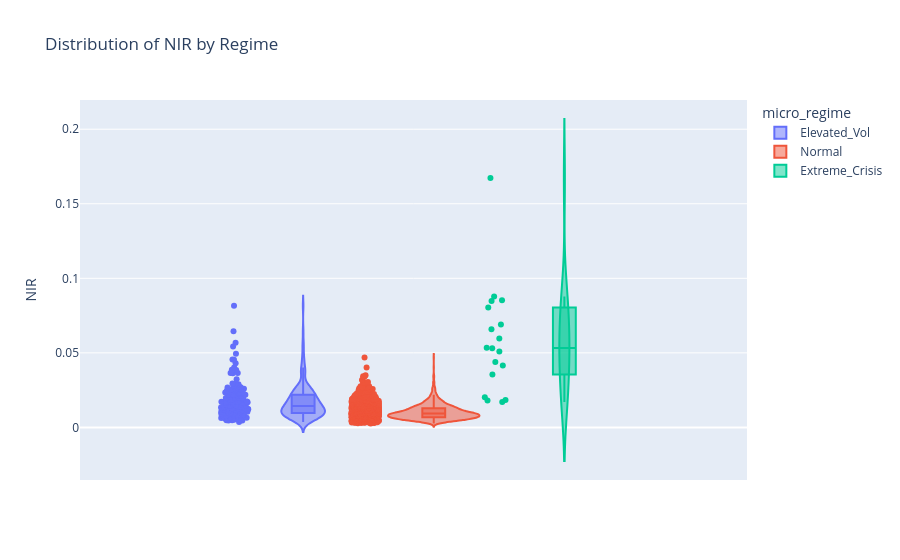
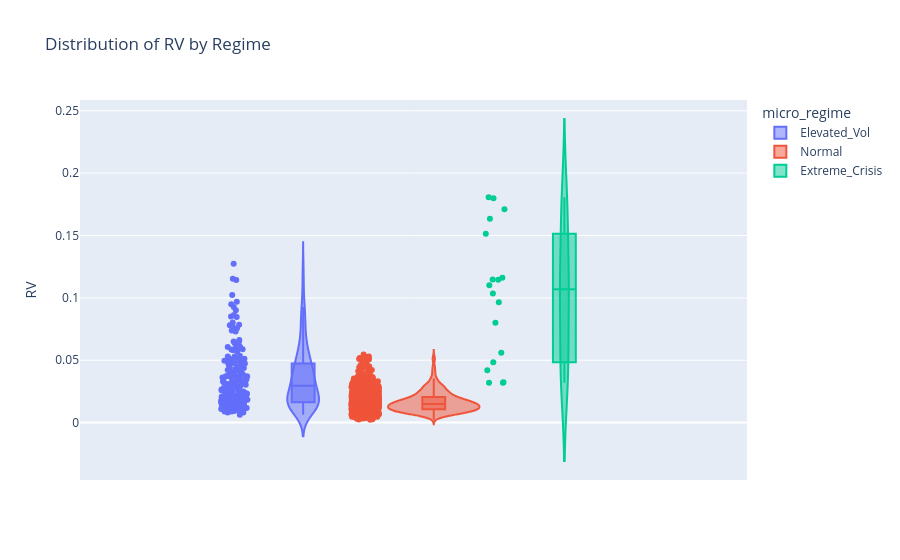
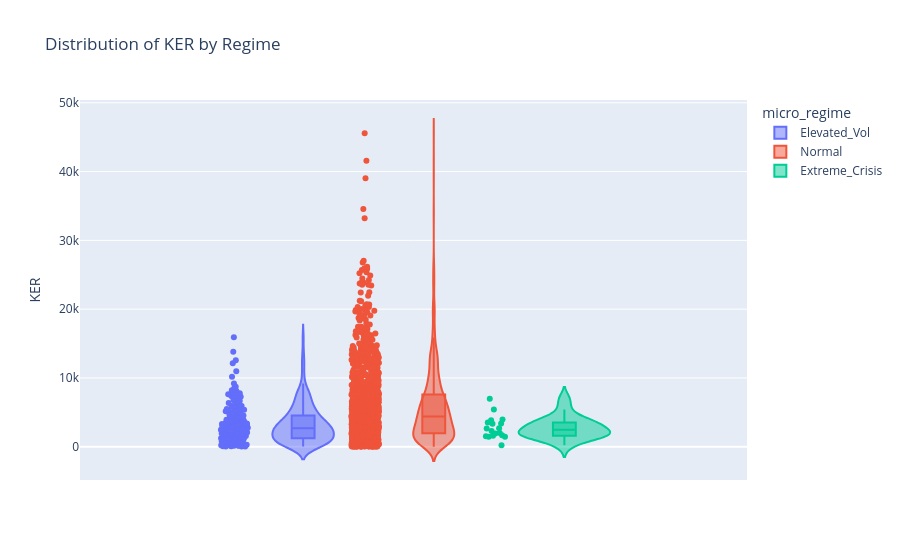
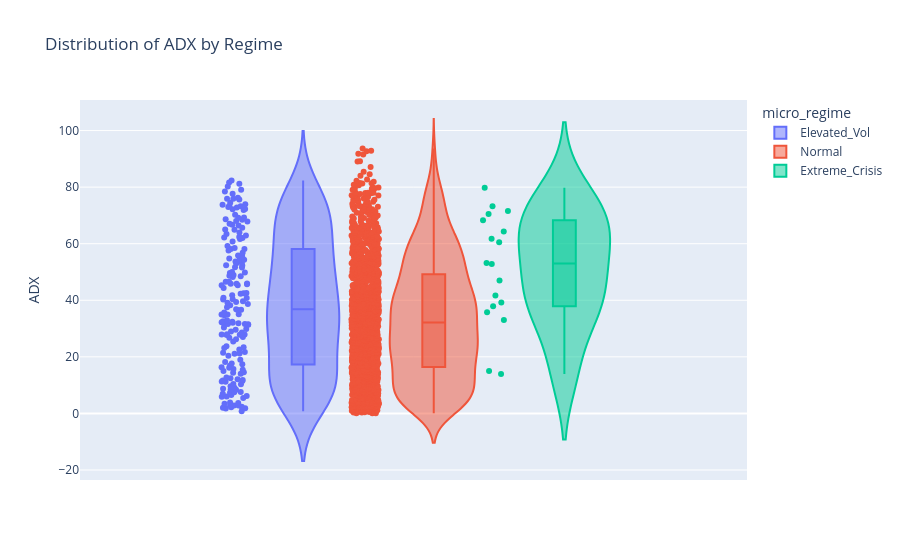

Write notebook code for charts like these, in order.
### Code cell
import plotly.express as px

def plot_graph_interactive(df):
    print(df["micro_regime"].value_counts())

    # ensure categorical regimes
    df = df.copy()
    df["micro_regime"] = df["micro_regime"].astype(str)

    for col in df.columns:
        if col == "micro_regime":
            continue

        if col.lower() == "close":
            # Scatter plot for Close
            fig = px.scatter(
                df,
                x=df.index,
                y=col,
                color="micro_regime",
                title=f"{col} vs Date (colored by regime)",
                labels={"x": "Date", col: col},
                opacity=0.7
            )
            fig.update_traces(marker=dict(size=4))
            fig.update_layout(
                legend_title_text="micro_regime",
                hovermode="x unified"
            )
        else:
            # Violin plot for numeric columns
            fig = px.violin(
                df,
                y=col,
                color="micro_regime",
                box=True,      # shows box inside violin
                points="all",  # show all points
                title=f"Distribution of {col} by Regime",
                hover_data=df.columns
            )
            fig.update_layout(
                legend_title_text="micro_regime"
            )

        fig.show()

# Usage
plot_graph_interactive(ufe.final_df)

### Figure 1 — Plotly figure (JSON) as saved in the notebook; plotly's stock layout.template omitted (floating-point values rounded to 4 significant figures; data arrays with more than 128 entries replaced by an {"elided": "..."} marker saying what was removed)
{"data": [{"alignmentgroup": "True", "box": {"visible": true}, "customdata": {"elided": "181x11 mixed values"}, "hovertemplate": "micro_regime=%{customdata[10]}<br>NIR=%{y}<br>RV=%{customdata[0]}<br>KER=%{customdata[1]}<br>ADX=%{customdata[2]}<br>Close=%{customdata[3]}<br>CCI=%{customdata[4]}<br>VIX=%{customdata[5]}<br>VIX_Change=%{customdata[6]}<br>NIR_VIX=%{customdata[7]}<br>VIX_smooth=%{customdata[8]}<br>VIX_ADX=%{customdata[9]}<extra></extra>", "legendgroup": "Elevated_Vol", "marker": {"color": "#636efa"}, "name": "Elevated_Vol", "offsetgroup": "Elevated_Vol", "orientation": "v", "points": "all", "scalegroup": "True", "showlegend": true, "type": "violin", "x0": " ", "xaxis": "x", "y": {"elided": "181 float values"}, "y0": " ", "yaxis": "y"}, {"alignmentgroup": "True", "box": {"visible": true}, "customdata": {"elided": "1394x11 mixed values"}, "hovertemplate": "micro_regime=%{customdata[10]}<br>NIR=%{y}<br>RV=%{customdata[0]}<br>KER=%{customdata[1]}<br>ADX=%{customdata[2]}<br>Close=%{customdata[3]}<br>CCI=%{customdata[4]}<br>VIX=%{customdata[5]}<br>VIX_Change=%{customdata[6]}<br>NIR_VIX=%{customdata[7]}<br>VIX_smooth=%{customdata[8]}<br>VIX_ADX=%{customdata[9]}<extra></extra>", "legendgroup": "Normal", "marker": {"color": "#EF553B"}, "name": "Normal", "offsetgroup": "Normal", "orientation": "v", "points": "all", "scalegroup": "True", "showlegend": true, "type": "violin", "x0": " ", "xaxis": "x", "y": {"elided": "1394 float values"}, "y0": " ", "yaxis": "y"}, {"alignmentgroup": "True", "box": {"visible": true}, "customdata": {"elided": "18x11 mixed values"}, "hovertemplate": "micro_regime=%{customdata[10]}<br>NIR=%{y}<br>RV=%{customdata[0]}<br>KER=%{customdata[1]}<br>ADX=%{customdata[2]}<br>Close=%{customdata[3]}<br>CCI=%{customdata[4]}<br>VIX=%{customdata[5]}<br>VIX_Change=%{customdata[6]}<br>NIR_VIX=%{customdata[7]}<br>VIX_smooth=%{customdata[8]}<br>VIX_ADX=%{customdata[9]}<extra></extra>", "legendgroup": "Extreme_Crisis", "marker": {"color": "#00cc96"}, "name": "Extreme_Crisis", "offsetgroup": "Extreme_Crisis", "orientation": "v", "points": "all", "scalegroup": "True", "showlegend": true, "type": "violin", "x0": " ", "xaxis": "x", "y": [0.01803, 0.03542, 0.01704, 0.01843, 0.04159, 0.0202, 0.05094, 0.1673, 0.04391, 0.05308, 0.08035, 0.08772, 0.08529, 0.06582, 0.0691, 0.08486, 0.0534, 0.05971], "y0": " ", "yaxis": "y"}], "layout": {"legend": {"title": {"text": "micro_regime"}, "tracegroupgap": 0}, "title": {"text": "Distribution of NIR by Regime"}, "violinmode": "group", "xaxis": {"anchor": "y", "domain": [0, 1]}, "yaxis": {"anchor": "x", "domain": [0, 1], "title": {"text": "NIR"}}}}

### Figure 2 — Plotly figure (JSON) as saved in the notebook; plotly's stock layout.template omitted (floating-point values rounded to 4 significant figures; data arrays with more than 128 entries replaced by an {"elided": "..."} marker saying what was removed)
{"data": [{"alignmentgroup": "True", "box": {"visible": true}, "customdata": {"elided": "181x11 mixed values"}, "hovertemplate": "micro_regime=%{customdata[10]}<br>RV=%{y}<br>NIR=%{customdata[0]}<br>KER=%{customdata[1]}<br>ADX=%{customdata[2]}<br>Close=%{customdata[3]}<br>CCI=%{customdata[4]}<br>VIX=%{customdata[5]}<br>VIX_Change=%{customdata[6]}<br>NIR_VIX=%{customdata[7]}<br>VIX_smooth=%{customdata[8]}<br>VIX_ADX=%{customdata[9]}<extra></extra>", "legendgroup": "Elevated_Vol", "marker": {"color": "#636efa"}, "name": "Elevated_Vol", "offsetgroup": "Elevated_Vol", "orientation": "v", "points": "all", "scalegroup": "True", "showlegend": true, "type": "violin", "x0": " ", "xaxis": "x", "y": {"elided": "181 float values"}, "y0": " ", "yaxis": "y"}, {"alignmentgroup": "True", "box": {"visible": true}, "customdata": {"elided": "1394x11 mixed values"}, "hovertemplate": "micro_regime=%{customdata[10]}<br>RV=%{y}<br>NIR=%{customdata[0]}<br>KER=%{customdata[1]}<br>ADX=%{customdata[2]}<br>Close=%{customdata[3]}<br>CCI=%{customdata[4]}<br>VIX=%{customdata[5]}<br>VIX_Change=%{customdata[6]}<br>NIR_VIX=%{customdata[7]}<br>VIX_smooth=%{customdata[8]}<br>VIX_ADX=%{customdata[9]}<extra></extra>", "legendgroup": "Normal", "marker": {"color": "#EF553B"}, "name": "Normal", "offsetgroup": "Normal", "orientation": "v", "points": "all", "scalegroup": "True", "showlegend": true, "type": "violin", "x0": " ", "xaxis": "x", "y": {"elided": "1394 float values"}, "y0": " ", "yaxis": "y"}, {"alignmentgroup": "True", "box": {"visible": true}, "customdata": {"elided": "18x11 mixed values"}, "hovertemplate": "micro_regime=%{customdata[10]}<br>RV=%{y}<br>NIR=%{customdata[0]}<br>KER=%{customdata[1]}<br>ADX=%{customdata[2]}<br>Close=%{customdata[3]}<br>CCI=%{customdata[4]}<br>VIX=%{customdata[5]}<br>VIX_Change=%{customdata[6]}<br>NIR_VIX=%{customdata[7]}<br>VIX_smooth=%{customdata[8]}<br>VIX_ADX=%{customdata[9]}<extra></extra>", "legendgroup": "Extreme_Crisis", "marker": {"color": "#00cc96"}, "name": "Extreme_Crisis", "offsetgroup": "Extreme_Crisis", "orientation": "v", "points": "all", "scalegroup": "True", "showlegend": true, "type": "violin", "x0": " ", "xaxis": "x", "y": [0.03205, 0.03203, 0.04205, 0.03245, 0.05607, 0.04844, 0.08009, 0.1035, 0.1162, 0.1147, 0.1102, 0.09657, 0.1145, 0.1514, 0.1634, 0.1798, 0.1806, 0.171], "y0": " ", "yaxis": "y"}], "layout": {"legend": {"title": {"text": "micro_regime"}, "tracegroupgap": 0}, "title": {"text": "Distribution of RV by Regime"}, "violinmode": "group", "xaxis": {"anchor": "y", "domain": [0, 1]}, "yaxis": {"anchor": "x", "domain": [0, 1], "title": {"text": "RV"}}}}

### Figure 3 — Plotly figure (JSON) as saved in the notebook; plotly's stock layout.template omitted (floating-point values rounded to 4 significant figures; data arrays with more than 128 entries replaced by an {"elided": "..."} marker saying what was removed)
{"data": [{"alignmentgroup": "True", "box": {"visible": true}, "customdata": {"elided": "181x11 mixed values"}, "hovertemplate": "micro_regime=%{customdata[10]}<br>KER=%{y}<br>NIR=%{customdata[0]}<br>RV=%{customdata[1]}<br>ADX=%{customdata[2]}<br>Close=%{customdata[3]}<br>CCI=%{customdata[4]}<br>VIX=%{customdata[5]}<br>VIX_Change=%{customdata[6]}<br>NIR_VIX=%{customdata[7]}<br>VIX_smooth=%{customdata[8]}<br>VIX_ADX=%{customdata[9]}<extra></extra>", "legendgroup": "Elevated_Vol", "marker": {"color": "#636efa"}, "name": "Elevated_Vol", "offsetgroup": "Elevated_Vol", "orientation": "v", "points": "all", "scalegroup": "True", "showlegend": true, "type": "violin", "x0": " ", "xaxis": "x", "y": {"elided": "181 float values"}, "y0": " ", "yaxis": "y"}, {"alignmentgroup": "True", "box": {"visible": true}, "customdata": {"elided": "1394x11 mixed values"}, "hovertemplate": "micro_regime=%{customdata[10]}<br>KER=%{y}<br>NIR=%{customdata[0]}<br>RV=%{customdata[1]}<br>ADX=%{customdata[2]}<br>Close=%{customdata[3]}<br>CCI=%{customdata[4]}<br>VIX=%{customdata[5]}<br>VIX_Change=%{customdata[6]}<br>NIR_VIX=%{customdata[7]}<br>VIX_smooth=%{customdata[8]}<br>VIX_ADX=%{customdata[9]}<extra></extra>", "legendgroup": "Normal", "marker": {"color": "#EF553B"}, "name": "Normal", "offsetgroup": "Normal", "orientation": "v", "points": "all", "scalegroup": "True", "showlegend": true, "type": "violin", "x0": " ", "xaxis": "x", "y": {"elided": "1394 float values"}, "y0": " ", "yaxis": "y"}, {"alignmentgroup": "True", "box": {"visible": true}, "customdata": {"elided": "18x11 mixed values"}, "hovertemplate": "micro_regime=%{customdata[10]}<br>KER=%{y}<br>NIR=%{customdata[0]}<br>RV=%{customdata[1]}<br>ADX=%{customdata[2]}<br>Close=%{customdata[3]}<br>CCI=%{customdata[4]}<br>VIX=%{customdata[5]}<br>VIX_Change=%{customdata[6]}<br>NIR_VIX=%{customdata[7]}<br>VIX_smooth=%{customdata[8]}<br>VIX_ADX=%{customdata[9]}<extra></extra>", "legendgroup": "Extreme_Crisis", "marker": {"color": "#00cc96"}, "name": "Extreme_Crisis", "offsetgroup": "Extreme_Crisis", "orientation": "v", "points": "all", "scalegroup": "True", "showlegend": true, "type": "violin", "x0": " ", "xaxis": "x", "y": [3528.0, 5403.0, 1464.0, 1508.0, 3856.0, 1667.0, 3391.0, 6962.0, 1980.0, 2286.0, 3954.0, 1909.0, 3337.0, 1579.0, 221.6, 2635.0, 1462.0, 2691.0], "y0": " ", "yaxis": "y"}], "layout": {"legend": {"title": {"text": "micro_regime"}, "tracegroupgap": 0}, "title": {"text": "Distribution of KER by Regime"}, "violinmode": "group", "xaxis": {"anchor": "y", "domain": [0, 1]}, "yaxis": {"anchor": "x", "domain": [0, 1], "title": {"text": "KER"}}}}

### Figure 4 — Plotly figure (JSON) as saved in the notebook; plotly's stock layout.template omitted (floating-point values rounded to 4 significant figures; data arrays with more than 128 entries replaced by an {"elided": "..."} marker saying what was removed)
{"data": [{"alignmentgroup": "True", "box": {"visible": true}, "customdata": {"elided": "181x11 mixed values"}, "hovertemplate": "micro_regime=%{customdata[10]}<br>ADX=%{y}<br>NIR=%{customdata[0]}<br>RV=%{customdata[1]}<br>KER=%{customdata[2]}<br>Close=%{customdata[3]}<br>CCI=%{customdata[4]}<br>VIX=%{customdata[5]}<br>VIX_Change=%{customdata[6]}<br>NIR_VIX=%{customdata[7]}<br>VIX_smooth=%{customdata[8]}<br>VIX_ADX=%{customdata[9]}<extra></extra>", "legendgroup": "Elevated_Vol", "marker": {"color": "#636efa"}, "name": "Elevated_Vol", "offsetgroup": "Elevated_Vol", "orientation": "v", "points": "all", "scalegroup": "True", "showlegend": true, "type": "violin", "x0": " ", "xaxis": "x", "y": {"elided": "181 float values"}, "y0": " ", "yaxis": "y"}, {"alignmentgroup": "True", "box": {"visible": true}, "customdata": {"elided": "1394x11 mixed values"}, "hovertemplate": "micro_regime=%{customdata[10]}<br>ADX=%{y}<br>NIR=%{customdata[0]}<br>RV=%{customdata[1]}<br>KER=%{customdata[2]}<br>Close=%{customdata[3]}<br>CCI=%{customdata[4]}<br>VIX=%{customdata[5]}<br>VIX_Change=%{customdata[6]}<br>NIR_VIX=%{customdata[7]}<br>VIX_smooth=%{customdata[8]}<br>VIX_ADX=%{customdata[9]}<extra></extra>", "legendgroup": "Normal", "marker": {"color": "#EF553B"}, "name": "Normal", "offsetgroup": "Normal", "orientation": "v", "points": "all", "scalegroup": "True", "showlegend": true, "type": "violin", "x0": " ", "xaxis": "x", "y": {"elided": "1394 float values"}, "y0": " ", "yaxis": "y"}, {"alignmentgroup": "True", "box": {"visible": true}, "customdata": {"elided": "18x11 mixed values"}, "hovertemplate": "micro_regime=%{customdata[10]}<br>ADX=%{y}<br>NIR=%{customdata[0]}<br>RV=%{customdata[1]}<br>KER=%{customdata[2]}<br>Close=%{customdata[3]}<br>CCI=%{customdata[4]}<br>VIX=%{customdata[5]}<br>VIX_Change=%{customdata[6]}<br>NIR_VIX=%{customdata[7]}<br>VIX_smooth=%{customdata[8]}<br>VIX_ADX=%{customdata[9]}<extra></extra>", "legendgroup": "Extreme_Crisis", "marker": {"color": "#00cc96"}, "name": "Extreme_Crisis", "offsetgroup": "Extreme_Crisis", "orientation": "v", "points": "all", "scalegroup": "True", "showlegend": true, "type": "violin", "x0": " ", "xaxis": "x", "y": [79.76, 60.53, 47.01, 52.81, 71.58, 70.5, 73.2, 64.32, 53.18, 41.71, 37.93, 68.28, 35.77, 33.02, 15.03, 13.93, 39.19, 61.77], "y0": " ", "yaxis": "y"}], "layout": {"legend": {"title": {"text": "micro_regime"}, "tracegroupgap": 0}, "title": {"text": "Distribution of ADX by Regime"}, "violinmode": "group", "xaxis": {"anchor": "y", "domain": [0, 1]}, "yaxis": {"anchor": "x", "domain": [0, 1], "title": {"text": "ADX"}}}}
